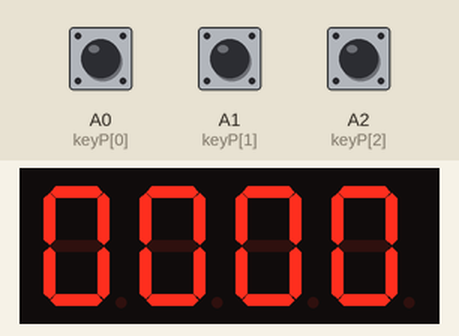
Simulated run of this sketch. Board: Arduino Uno, built with avr-gcc and run on an emulated ATmega328P. Parts: 4-digit seven-segment display. Wiring (inferred from the names in the program): 4-digit 7-segment display, segments lit when LOW: segments pin 13, pin 12, pin 11, pin 10, pin 9, pin 8, pin 7, pin 6; digit selects pin 5, pin 4, pin 3, pin 2. The test bench sets the inputs (shaded band); at power-on: A1 (keyP[1]) LOW, A2 (keyP[2]) LOW, A0 (keyP[0]) HIGH. The segment pins are drawn as the display they are named for.

Above: at 1.2 s.
1.3 s: A1 (keyP[1]) pulled HIGH for 0.15 s
At 2.4 s:
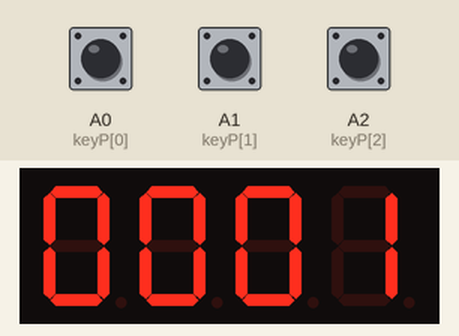
2.9 s: A2 (keyP[2]) pulled HIGH for 0.15 s
At 3.6 s:
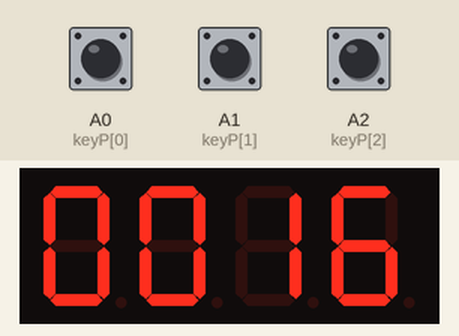
4.5 s: A1 (keyP[1]) pulled HIGH for 1 s
At 4.9 s:
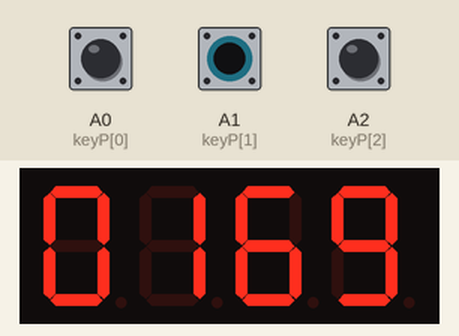
7.0 s: A2 (keyP[2]) pulled HIGH for 1 s
At 7.9 s:
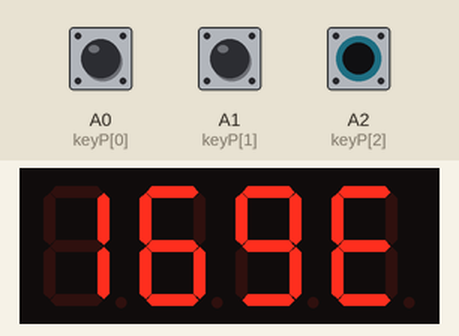
Timing chart, 0 to 10.0 s (numbered marks = the images above; inputs shaded):
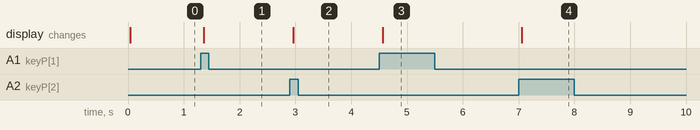

Measured:
- after the input at 1.3 s, the display: changes after 0.06 s (image 1)
- after the input at 2.9 s, the display: changes after 0.06 s (image 2)
- after the input at 4.5 s, the display: changes after 0.06 s (image 3)
- after the input at 7.0 s, the display: changes after 0.06 s (image 4)

The sketch:

ex2-3-3.ino
```cpp
//========== ex2-3-3.ino ============
//========== Global Declaration ============
// pins 13~6 connected to segments a~dp of 7-segment display
// pins 5~2 connected to digit enable inputs D3~D0 of 7-segment display
// pins 5~2 also connected to keypad row pins R0~R3
// pins A0~A3 connected to keypad column pins C0~C3
const int seg7[]={13,12,11,10,9,8,7,6};// segment pins connected to digital pins 13-6
const int scanP[]={5,4,3,2};	// row/digit enable pins connected to digital pins 5-2
const int keyP[]={A0,A1,A2,A3};	// column pins connected to analog pins A0-A3
byte disp[]={0,0,0,0};		// declare display data array
const byte mySeg7[]=		// declare 7-segment code array
{	0xC0,0xF9,0xA4,0xB0,  0x99,0x92,0x82,0xF8,	// 0~7
	0x80,0x90,0xA0,0x83,  0xA7,0xA1,0x86,0x8E};	// 8~F
//========== Initialization ============
void setup()
{  for(int i=0;i<8;i++) 	  // configure digital pins 13-6 as outputs
	pinMode(seg7[i], OUTPUT);
   for(int i=0;i<4;i++) 	  // configure digital pins 5-2 as outputs
	pinMode(scanP[i], OUTPUT);
   for(int i=0;i<4;i++) 	  // configure analog pins A0-A3 as inputs
	pinMode(keyP[i], INPUT);
   for(int i=0;i<4;i++) 	  // disable row/digit enables (LED display off)
	digitalWrite(scanP[i], 1);
}
//========== Main Code ============
void loop()
{  scanKey4x4();	// scan 4x4 keypad
}
//========== Functions ============
//=== scanSeg7(): 7-segment display scanning (one digit) ============
void scanSeg7(int x) 		// scan digit x
{  for(int i=0;i<4;i++)		// disable row/digit enables
	digitalWrite(scanP[i],1);
   int Seg=mySeg7[disp[x]]; 	// assign the display data of digit x to Seg
   for(int i=0;i<8;i++)		// output 7-segment data
   {	if((Seg&(1<<i))==0) digitalWrite(seg7[i],0);
	else digitalWrite(seg7[i],1);
   }
   digitalWrite(scanP[x],0);  // enable the digit enable of digit x
   delay(1); 		      // a delay of 1 ms
   for(int i=0;i<8;i++)	      // turn off 7-segment display (preventing motion blur)
	digitalWrite(seg7[i],1);
}
//=== scanKey4x4(): 4x4 keypad scanning ============
void scanKey4x4(void)
{  int col,row,rowkey,keycode,dig;	// declare integer variables
   for(int i=0;i<4;i++)	scanSeg7(i);	// scan 7-segment display
   for(row=0;row<4;row++)		// scan 4 digits
   {  for(int i=0;i<4;i++)		// row scanning
	    digitalWrite(scanP[i],1);
      digitalWrite(scanP[row],0);
      for(col=0;col<4;col++)		    // read key state
      {  if (!digitalRead(keyP[col]))       // if the key in a column is pressed,
	 {  while(!digitalRead(keyP[col]))  // wait for key released
	    {  for(int i=0;i<4;i++)	scanSeg7(i);  // scan 7-segment display
	       for(int i=0;i<4;i++)		      // disable digit enables
		    digitalWrite(scanP[i],1);
	       digitalWrite(scanP[row],0);	      // enable row enables (re-scan)
	    }
	    keycode=4*row+col; 	// calculate key code
	    for(int i=0;i<3;i++)
	          disp[i]=disp[i+1];// shift elements in display data array one place
			    // disp[0] for thousands digit, disp[3] for units digit
	    disp[3]=keycode;	// save new key code in disp[3] (units digit)
	    break;		// exit
	  }
	}
    }
}
```
